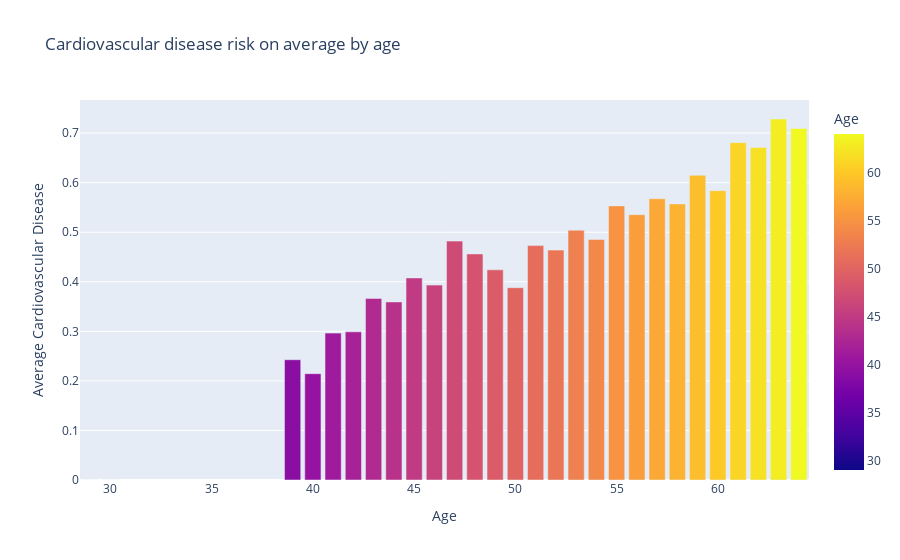

Write notebook code for a chart like this one.
### Code cell
# Bar graph representation
px.bar(cvd_by_age, x='Age', y='Average Cardiovascular Disease', 
       title='Cardiovascular disease risk on average by age', color='Age')

### Figure 1 — Plotly figure (JSON) as saved in the notebook; plotly's stock layout.template omitted (floating-point values rounded to 4 significant figures)
{"data": [{"alignmentgroup": "True", "hovertemplate": "Age=%{marker.color}<br>Average Cardiovascular Disease=%{y}<extra></extra>", "legendgroup": "", "marker": {"color": [29, 30, 39, 40, 41, 42, 43, 44, 45, 46, 47, 48, 49, 50, 51, 52, 53, 54, 55, 56, 57, 58, 59, 60, 61, 62, 63, 64], "coloraxis": "coloraxis", "pattern": {"shape": ""}}, "name": "", "offsetgroup": "", "orientation": "v", "showlegend": false, "textposition": "auto", "type": "bar", "x": [29, 30, 39, 40, 41, 42, 43, 44, 45, 46, 47, 48, 49, 50, 51, 52, 53, 54, 55, 56, 57, 58, 59, 60, 61, 62, 63, 64], "xaxis": "x", "y": [0, 0, 0.2427, 0.2145, 0.2964, 0.299, 0.3663, 0.3593, 0.4078, 0.3932, 0.482, 0.4561, 0.4241, 0.3881, 0.473, 0.4639, 0.5041, 0.4854, 0.5531, 0.5353, 0.5676, 0.5571, 0.6149, 0.5837, 0.6807, 0.6708, 0.7284, 0.7092], "yaxis": "y"}], "layout": {"barmode": "relative", "coloraxis": {"colorbar": {"title": {"text": "Age"}}, "colorscale": [[0, "#0d0887"], [0.1111, "#46039f"], [0.2222, "#7201a8"], [0.3333, "#9c179e"], [0.4444, "#bd3786"], [0.5556, "#d8576b"], [0.6667, "#ed7953"], [0.7778, "#fb9f3a"], [0.8889, "#fdca26"], [1, "#f0f921"]]}, "legend": {"tracegroupgap": 0}, "title": {"text": "Cardiovascular disease risk on average by age"}, "xaxis": {"anchor": "y", "domain": [0, 1], "title": {"text": "Age"}}, "yaxis": {"anchor": "x", "domain": [0, 1], "title": {"text": "Average Cardiovascular Disease"}}}}
